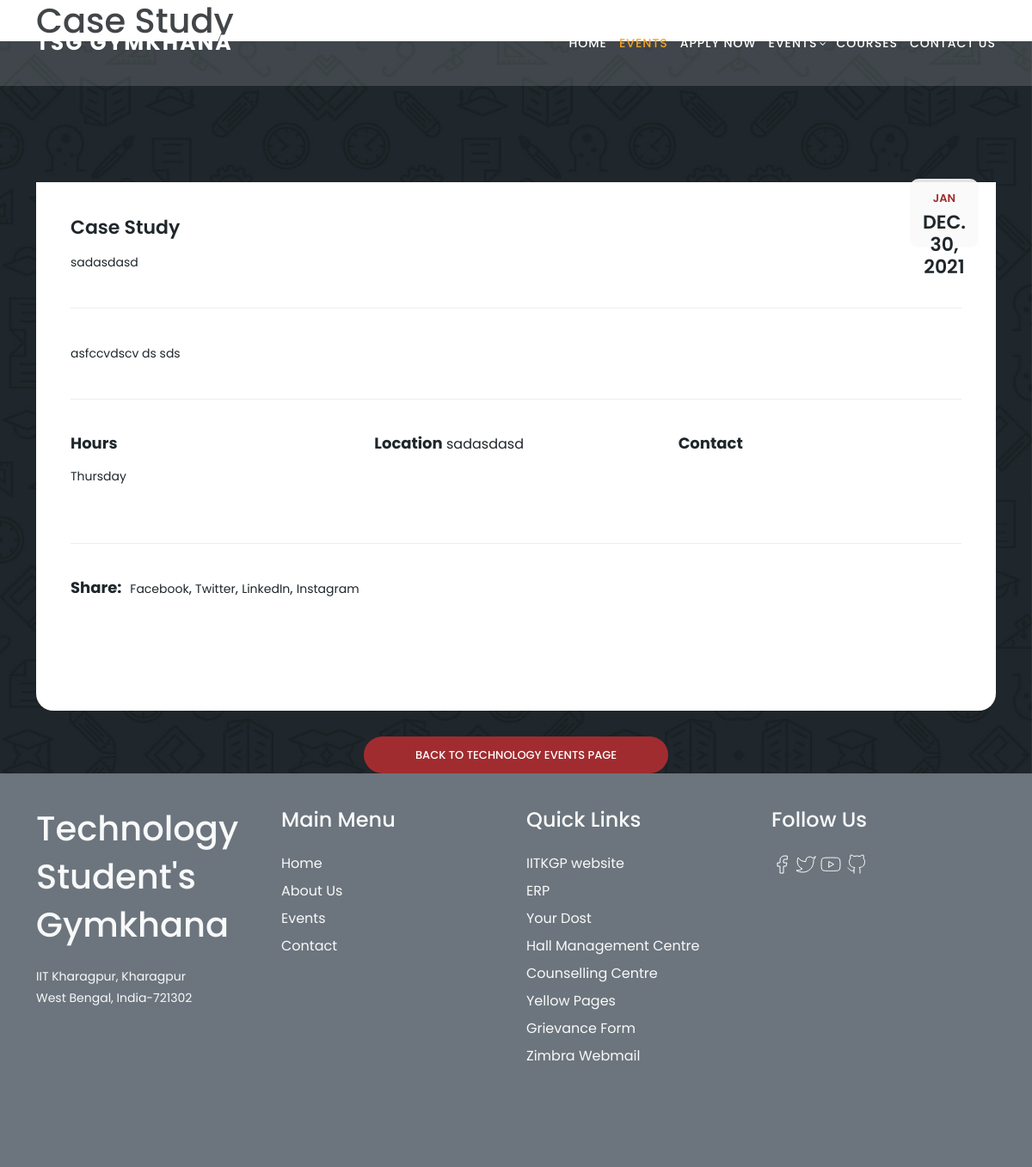
/event/technology/Case Study, run on the app's committed database.
### event/models.py (models this page shows, shortened)
class Technology(models.Model):
    name = models.CharField(max_length=50)
    small_description = models.CharField(max_length=70)
    image = models.ImageField(upload_to='technology/')
    description = models.TextField(null=True)
    types = [('Jan','Jan'), ('Feb','Feb'), ('Mar','Mar'),('Apr','Apr'), ('May','May'),
    ('Jun','Jun'),('Jul','Jul'), ('Aug','Aug'), ('Sep','Sep'),('Oct','Oct'), ('Nov','Nov'), ('Dec','Dec')]
    month_of_event = models.CharField(max_length=30, default='Jan', choices = types)
    date = models.DateField(null=True)
    type_of_events = [('soon','soon'), ('att','att'), ('imp','imp')]
    type_of_event = models.CharField(max_length=30, default='soon', choices = type_of_events)
    day_of_events = [('Monday','Monday'), ('Tuesday','Tuesday'), ('Wednesday','Wednesday'),
    ('Thursday','Thursday'), ('Friday','Friday'), ('Saturday','Saturday'),('Sunday','Sunday')]
    day_of_event = models.CharField(max_length=30, default='Monday', choices = day_of_events)
    deadline = models.DateTimeField(auto_now_add=True,null=True)
    SuperviserName =  models.CharField(max_length=50,null=True)
    SuperviserEmail = models.CharField(max_length=60,null=True)
    SuperviserContact = models.CharField(max_length=30,null=True)
    VenueName = models.CharField(max_length=60,null=True)
    facebook = models.CharField(max_length=200, null=True)
    linkedin = models.CharField(max_length=200, null=True)
    instagram = models.CharField(max_length=200, null=True)

### event/views.py (the view)
# urls.py: path('technology/<name>', views.technology_details, name='technology'),
def technology_details(request, name):
    technology = Technology.objects.get(name=name)
    context = {
        'technology': technology,
    }
    return render(request, 'events/technology_details.html', context)

### templates/events/technology_details.html (shortened to what this page needs)
{% load static%}
<!DOCTYPE html>
<html lang="en">
  <head>
    <link href="{% static 'vendor/bootstrap/css/bootstrap.min.css' %}" rel="stylesheet">
    <link rel="stylesheet" href="{% static 'assets/css/fontawesome.css'%}">
    <link rel="stylesheet" href="{% static 'assets/css/templatemo-edu-meeting.css'%}">
    <link rel="stylesheet" href="{% static 'assets/css/owl.css'%}">
    <link rel="stylesheet" href="{% static 'assets/css/lightbox.css'%}">
  </head>
<body>
  <header class="header-area header-sticky">
      <div class="container">
          <div class="row">
              <div class="col-12">
                  <nav class="main-nav">
                      <a href="{% url 'base' %}" class="logo">
                        TSG Gymkhana
                      </a>
                      <ul class="nav">
                          <li><a href="{% url 'base' %}">Home</a></li>
                          <li><a href="{% url 'base' %}" class="active">Events</a></li>
                          <li><a href="{% url 'base' %}">Apply Now</a></li>
                          <li class="has-sub">
                              <a href="javascript:void(0)">Events</a>
                          </li>
                          <li><a href="{% url 'base' %}">Courses</a></li>
                          <li><a href="{% url 'base' %}">Contact Us</a></li>
                      </ul>
                  </nav>
              </div>
          </div>
      </div>
  </header>
  <section class="heading-page header-text" id="top">
    <div class="container">
      <div class="row">
        <div class="col-lg-12">
          <h1>{{technology.name}}</h1>
        </div>
      </div>
    </div>
  </section>
  <section class="meetings-page" id="meetings">
    <div class="container">
      <div class="row">
        <div class="col-lg-12">
          <div class="row">
            <div class="col-lg-12">
              <div class="meeting-single-item">
                <div class="thumb">
                  <div class="date">
                    <h6>{{technology.month_of_event}}<span>{{technology.date}}</span></h6>
                  </div>
                </div>
                <div class="down-content">
                  <a href="meeting-details.html"><h4>{{technology.name}}</h4></a>
                  <p>{{technology.VenueName}}</p>
                  <p class="description">
                    {{technology.description}}
                  </p>
                  <div class="row">
                    <div class="col-lg-4">
                      <div class="hours">
                        <h5>Hours</h5>
                        <p>{{technology.day_of_event}}</p>
                      </div>
                    </div>
                    <div class="col-lg-4">
                      <div class="location">
                        <h5>Location</h5>
                        {{technology.VenueName}}</p>
                      </div>
                    </div>
                    <div class="col-lg-4">
                      <div class="book now">
                        <h5>Contact</h5>
                        <p>{{technology.SupervisorName}}<br>{{technology.SupervisorEmail}}<br>{{technology.SupervisorContact}}</p>
                      </div>
                    </div>
                    <div class="col-lg-12">
                      <div class="share">
                        <h5>Share:</h5>
                        <ul>
                          <li><a href="{{technology.facebook}}">Facebook</a>,</li>
                          <li><a href="{{technology.twitter}}">Twitter</a>,</li>
                          <li><a href="{{technology.linkedin}}">LinkedIn</a>,</li>
                          <li><a href="{{technology.instagram}}">Instagram</a></li>
                        </ul>
                      </div>
                    </div>
                  </div>
                </div>
              </div>
            </div>
            <div class="col-lg-12">
              <div class="main-button-red">
                <a href="{%url 'event:technology'%}">Back To Technology Events Page</a>
              </div>
            </div>
          </div>
        </div>
      </div>
    </div>
    <footer class="bg-secondary pt-4">
    <div class="container">
      <div class="row py-3">
        <div class="col-lg-3 col-12 align-left">
          <a class="navbar-brand" href="index.html">
  <p class="text-light h1">Technology </p>
  <p class="text-light h1 semi-bold-600">Student's</p>
  <p class="text-light h1 semi-bold-600">Gymkhana</p>
  <p class="text-light my-lg-4 my-2">IIT Kharagpur, Kharagpur <br>West Bengal, India-721302 </p>
          </a>
<ul class="list-inline footer-icons light-300">
          </ul>
        </div>
        <div class="col-lg-3 col-md-4 my-sm-0 mt-4">
          <h3 class="h4 pb-lg-3 text-light light-300">Main Menu</h3>
          <ul class="list-unstyled text-light light-300">
            <li class="pb-2">
              <a class="text-decoration-none text-light" href="index.html">Home</a>
            </li>
            <li class="pb-2">
              <a class="text-decoration-none text-light py-1" href="about.html">About Us</a>
            </li>
            <li class="pb-2">
              <a class="text-decoration-none text-light py-1" href="http://127.0.0.1:8000/event/technology">Events</a>
            </li>
            <li class="pb-2">
              <a class="text-decoration-none text-light py-1" href="contact.html">Contact</a>
            </li>
          </ul>
        </div>
        <div class="col-lg-3 col-md-4 my-sm-0 mt-4">
          <h2 class="h4 pb-lg-3 text-light light-300">Quick Links</h2>
          <ul class="list-unstyled text-light light-300">
            <li class="pb-2">
              <a class="text-decoration-none text-light py-1" href="http://www.iitkgp.ac.in/">IITKGP website</a>
            </li>
            <li class="pb-2">
              <a class="text-decoration-none text-light py-1" href="https://erp.iitkgp.ernet.in/">ERP</a>
            </li>
            <li class="pb-2">
              <a class="text-decoration-none text-light py-1" href="https://wiki.metakgp.org/w/Yellow_pages/">Your Dost</a>
            </li>
            <li class="pb-2">
              <a class="text-decoration-none text-light py-1" href="http://www.hmc.iitkgp.ac.in/web/">Hall Management Centre</a>
            </li>
            <li class="pb-2">
              <a class="text-decoration-none text-light py-1" href="http://www.counsellingcentre.iitkgp.ac.in/">Counselling Centre</a>
            </li>
            <li class="pb-2">
              <a class="text-decoration-none text-light py-1" href="https://wiki.metakgp.org/w/Yellow_pages">Yellow Pages</a>
            </li><li class="pb-2">
              <a class="text-decoration-none text-light py-1" href="https://docs.google.com/forms/d/e/1FAIpQLSft9FXZYvLiNt3oy0K3Iu4d6HoE830RhNWFHMXx1R4IjlhHKA/viewform">Grievance Form</a>
            </li>
            <li class="pb-2">
              <a class="text-decoration-none text-light py-1" href="https://iitkgpmail.iitkgp.ac.in/">Zimbra Webmail</a>
            </li>
          </ul>
        </div>
        <div class="col-lg-3 col-md-4 my-sm-0 mt-4">
          <h2 class="h4 pb-lg-3 text-light light-300">Follow Us</h2>
          <ul class="list-unstyled text-light light-300">
            <li class="pb-2">
<a href="https://www.facebook.com/TSG.IITKharagpur" target="_blank" rel="noreferrer noopener"><svg xmlns="http://www.w3.org/2000/svg" width="24" height="24" viewBox="0 0 24 24" fill="none" stroke="white" stroke-width="1" stroke-linecap="round" stroke-linejoin="round"><path d="M18 2h-3a5 5 0 0 0-5 5v3H7v4h3v8h4v-8h3l1-4h-4V7a1 1 0 0 1 1-1h3z"></path></svg></a>
                                                                                                       <a href="https://twitter.com/tsg_iitkgp" target="_blank" rel="noreferrer noopener"></a>
<a href="https://www.youtube.com/channel/UCuTNELMlkNfJxAQ2vGJIe5Q" target="_blank" rel=""></a>
                                                                                           <a href="https://github.com/tsg-iitkgp/tsg-site" target="_blank" rel="noreferrer noopener"></a>
</li>
          </ul>
        </div>
      </div>
    </div>
  </footer>
  </section>
</body>
  </body>
</html>

### data on the page
Technology: month_of_event "JAN", date "DEC. 30, 2021", name "Case Study", VenueName "sadasdasd", description "asfccvdscv ds sds", day_of_event "Thursday"
